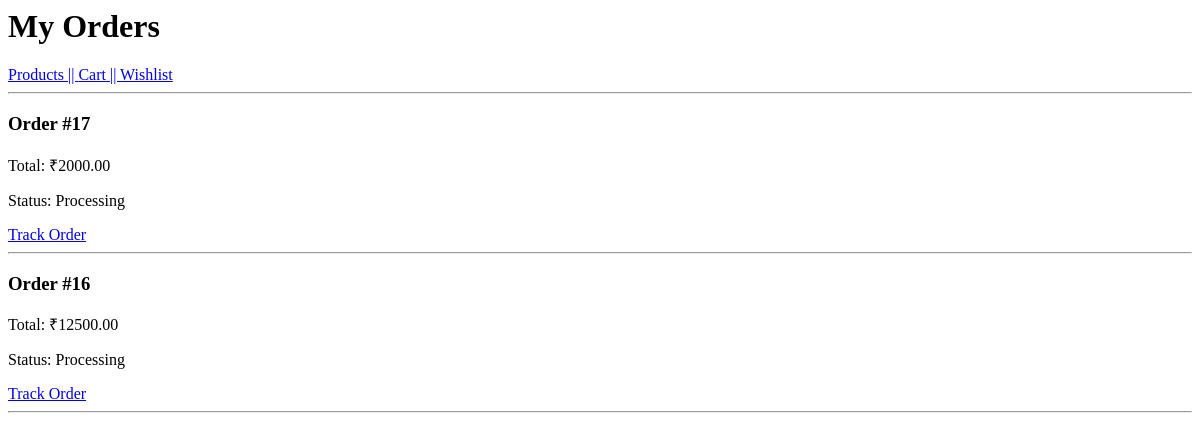
The page /orders/ (signed in) on the database as committed earlier.
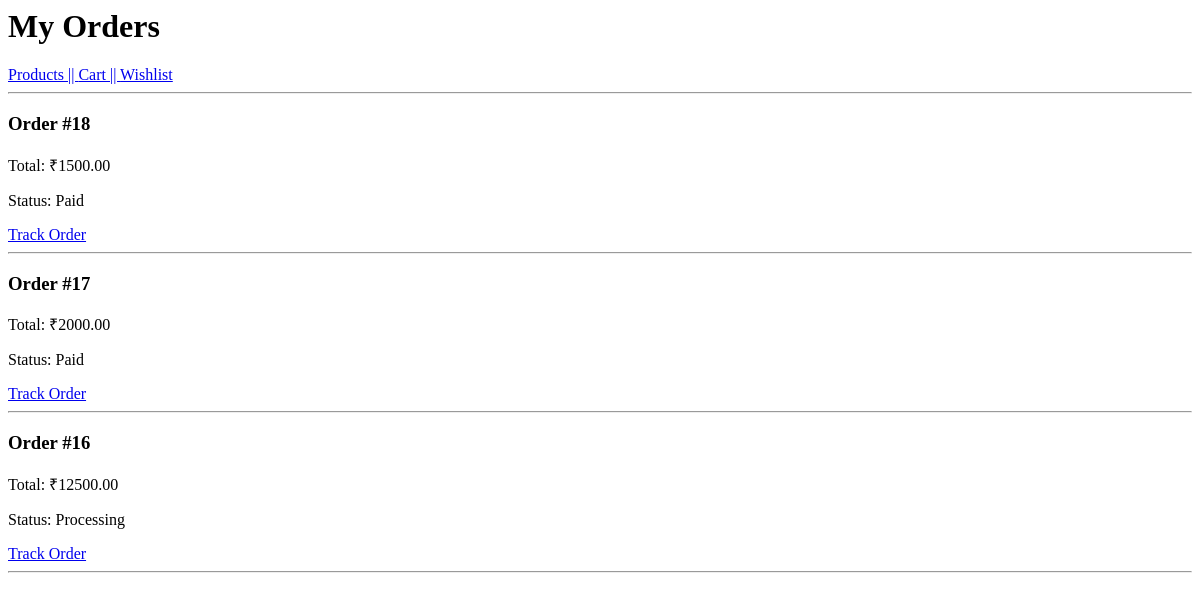
The same page on the database as committed later.
### cart/models.py (models this page shows)
class Order(models.Model):
    STATUS_CHOICES = [
        ('Pending', 'Pending'),
        ('Paid', 'Paid'),
        ('Packed', 'Packed'),
        ('Shipped', 'Shipped'),
        ('Delivered', 'Delivered'),
        ('Cancelled', 'Cancelled')
    ]
    user = models.ForeignKey(User, on_delete=models.CASCADE)
    total_amount = models.DecimalField(max_digits=10, decimal_places=2)
    status = models.CharField(max_length = 20, choices=STATUS_CHOICES, default='Pending')
    shipping_address = models.ForeignKey(
        Address,
        on_delete=models.SET_NULL,
        null=True
    )
    created_at =  models.DateTimeField(auto_now_add=True)

### cart/views.py (the view)
# urls.py: path('orders/', orders_view, name='orders'),
def orders_view(request):
    orders = Order.objects.filter(user=request.user).order_by('-created_at')
    return render(request, 'orders.html', {'orders':orders})

### cart/templates/orders.html
<h1>My Orders</h1>
<nav>
    <a href="{% url 'product_list' %}">Products || </a>
    <a href="{% url 'cart' %}">Cart || </a>
    <a href="{% url 'wishlist' %}">Wishlist</a>
</nav>
<hr>
{% for order in orders %}
    <h3>Order #{{ order.id }}</h3>
    <p>Total: ₹{{ order.total_amount }}</p>
    <p>Status: {{ order.status }}</p>
    <a href="{% url 'order_detail' order.id %}">
        Track Order
    </a>
    <hr>
{% empty %}
    <p>No Orders</p>
{% endfor %}

Rows that differ between the two databases and show on the page:
added Order: id "18", total_amount "1500.00", status "Paid"
changed Order id 17: status "Processing" → "Paid"
